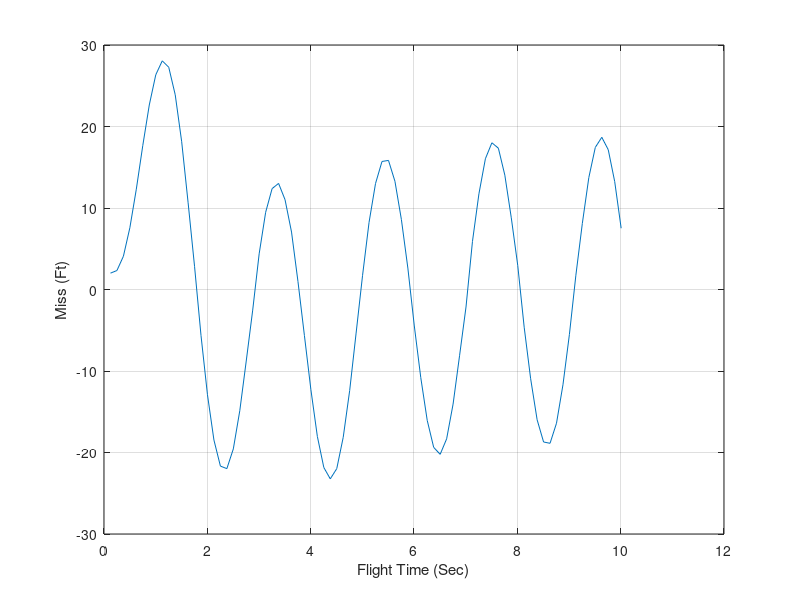

Write MATLAB code to recreate this figure.
clear
XNP=3.;
TAU=1.;
XNT=193.2;
W=3.;
n=0;
for RT1IC=500:500:40000
   	VM=3000.;
      	VT=1000.;
      	RM1=0.;
      	RM2=0.;
      	RT1=RT1IC;
      	RT2=0.;      
      	BETA=0.;
      	VT1=-VT*cos(BETA);
      	VT2=VT*sin(BETA);
      	T=0.;
      	S=0.;
      	RTM1=RT1-RM1;
      	RTM2=RT2-RM2;
      	RTM=sqrt(RTM1^2+RTM2^2);
      	XLAM=atan2(RTM2,RTM1);
      	VM1=VM;
      	VM2=0.;
      	VTM1=VT1-VM1;
      	VTM2=VT2-VM2;
      	VC=-(RTM1*VTM1+RTM2*VTM2)/RTM;
      	TGO=RTM/VC;
      	XLAMH=0.;
      	H=.01;
      	while VC>0.
         	if(RTM<1000.)
            		H=.0005;
         	end
            	BETAOLD=BETA;
            	RT1OLD=RT1;
            	RT2OLD=RT2;
            	RM1OLD=RM1;
            	RM2OLD=RM2;
            	VM1OLD=VM1;
            	VM2OLD=VM2;
            	XLAMHOLD=XLAMH;
            	STEP=1;
            	FLAG=0;
            	while STEP<=1
               	if FLAG==1
                  	STEP=2;
                  	BETA=BETA+H*BETAD;
                  	RT1=RT1+H*VT1;
                  	RT2=RT2+H*VT2;
                  	RM1=RM1+H*VM1;
                  	RM2=RM2+H*VM2;
                  	VM1=VM1+H*AM1;
                  	VM2=VM2+H*AM2;
                  	XLAMH=XLAMH+H*XLAMHD;
                  	T=T+H;
               	end
               	VT1=-VT*cos(BETA);
               	VT2=VT*sin(BETA);
               	BETAD=XNT*sin(W*T)/VT;
               	RTM1=RT1-RM1;
               	RTM2=RT2-RM2;
               	RTM=sqrt(RTM1^2+RTM2^2);
               	VTM1=VT1-VM1;
               	VTM2=VT2-VM2;
               	VC=-(RTM1*VTM1+RTM2*VTM2)/RTM;
               	XLAM=atan2(RTM2,RTM1);
               	XLAMHD=(XLAM-XLAMH)/TAU;
               	XNC=XNP*VC*XLAMHD;
               	AM1=-XNC*sin(XLAM);
               	AM2=XNC*cos(XLAM);
               	FLAG=1;
      	end
      	FLAG=0;
      	BETA=.5*(BETAOLD+BETA+H*BETAD);
      	RT1=.5*(RT1OLD+RT1+H*VT1);
      	RT2=.5*(RT2OLD+RT2+H*VT2);
      	RM1=.5*(RM1OLD+RM1+H*VM1);
      	RM2=.5*(RM2OLD+RM2+H*VM2);
      	VM1=.5*(VM1OLD+VM1+H*AM1);
      	VM2=.5*(VM2OLD+VM2+H*AM2);
      	XLAMH=.5*(XLAMHOLD+XLAMH+H*XLAMHD);
   end
   if RTM2>0.
	RTMP=RTM;
   else
	RTMP=-RTM;
   end 
   n=n+1;
   ArrayT(n)=T;
   ArrayRTMP(n)=RTMP;
end
figure
plot(ArrayT,ArrayRTMP),grid
xlabel('Flight Time (Sec)')
ylabel('Miss (Ft)')
clc
output=[ArrayT',ArrayRTMP'];
save datfil.txt output  -ascii
disp 'simulation finished'
